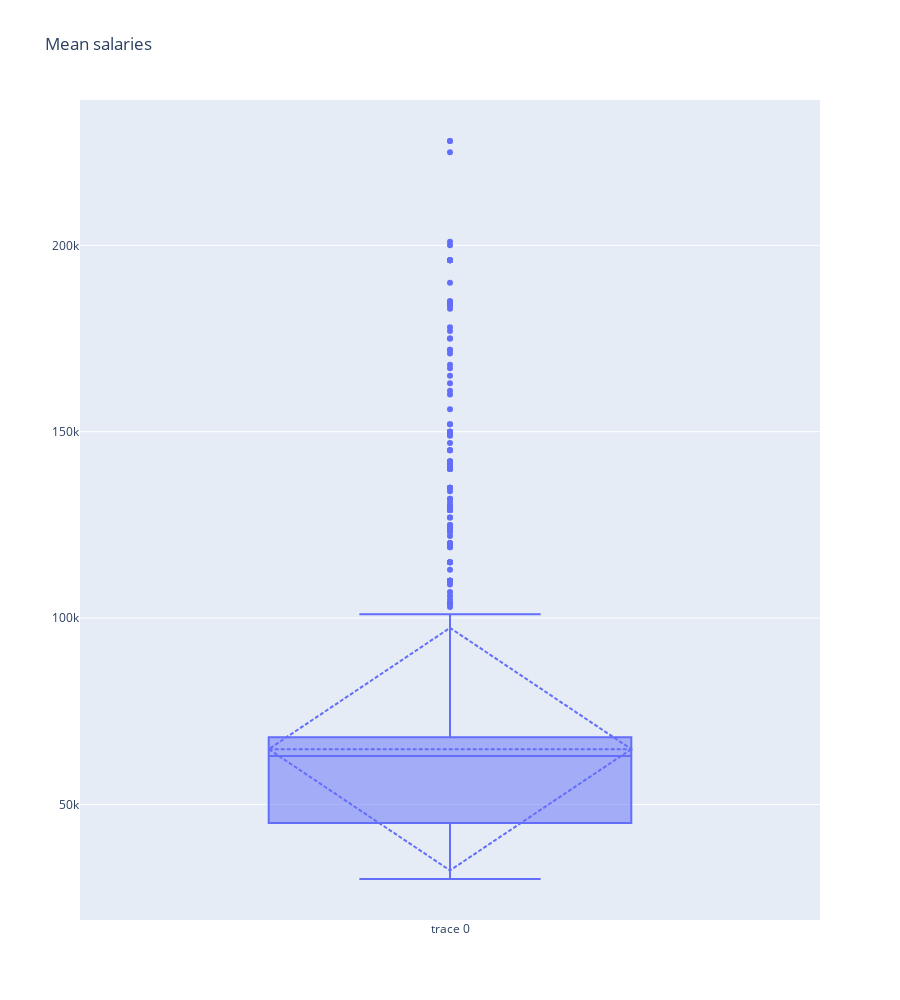

Notebook code for this chart:
### Code cell
fig = go.Figure()

fig.add_trace(go.Box(y=data["salary"], boxmean="sd"))

fig.update_layout(height=1000, title="Mean salaries")
fig.show()

### Figure 1 — Plotly figure (JSON) as saved in the notebook; plotly's stock layout.template omitted (floating-point values rounded to 4 significant figures; data arrays with more than 128 entries replaced by an {"elided": "..."} marker saying what was removed)
{"data": [{"boxmean": "sd", "type": "box", "y": {"elided": "1171 int values"}}], "layout": {"height": 1000, "title": {"text": "Mean salaries"}}}
